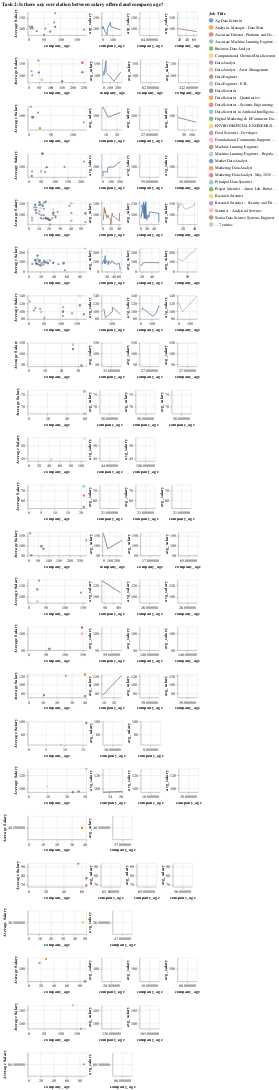

This figure's notebook cell:
### Markdown cell above
**Task/Question 2**: Is there any correlation between the salary offered and the company's age, and if so, what type of correlation? The analysis in this visualization aims to guide these observations with a breakdown by job sectors.

### Code cell
# Function to get the top 3 job titles for each sector
def get_top_titles(df, n=3):
    # Group by 'Sector' and 'Job Title', then count the occurrences
    sector_job_counts = df.groupby(['Sector', 'Job Title']).size().reset_index(name='counts')
    
    # Sort and take the top n titles per sector
    top_titles = sector_job_counts.sort_values(['Sector', 'counts'], ascending=[True, False]) \
                                  .groupby('Sector').head(n)
    return top_titles

# Apply the function to df_2
top_titles = get_top_titles(df)

# Merge with the original DataFrame to filter only the top job titles
df_top_titles = pd.merge(df, top_titles, on=['Sector', 'Job Title'])

# Define a selection that will be shared within each row based on the y-axis
brush = alt.selection_interval(encodings=['y'], resolve='global')
brush_x = alt.selection_interval(encodings = ['x'], resolve = 'global')

# Scatter plot base
scatter_base = alt.Chart().mark_circle().encode(
    x='company_age:Q',
    y=alt.Y('avg_salary:Q', title='Average Salary', scale=alt.Scale(zero=False)),
    color=alt.condition(brush, 'Job Title:N', alt.value('lightgrey')),
    tooltip=['Sector:N', 'company_age:Q', 'avg_salary:Q']
).properties(
    width=150,
    height=60,
).add_params(
    brush,
    brush_x
)

# Line chart for each job title
def line_chart(source, title):
    return alt.Chart(source).mark_line().encode(
        x='company_age:Q',
        y=alt.Y('avg_salary:Q', scale=alt.Scale(zero=False)),
        color=alt.condition(brush, 'Job Title:N', alt.value('lightgrey')),
        tooltip=['Sector:N', 'company_age:Q', 'avg_salary:Q']
    ).transform_filter(
        alt.datum['Job Title'] == title
    ).properties(
        width=50,
        height=60
    ).add_params(
        brush
    )

# Create dropdown for sector selection
sector_dropdown = alt.binding_select(options=df['Sector'].unique())
sector_selection = alt.selection_point(fields=['Sector'], bind=sector_dropdown, name="Select")

# Final chart
final_chart = alt.vconcat(data=df_top_titles)

# Add plots for each sector and top 3 job titles
for sector in df['Sector'].unique():
    sector_df = df_top_titles[df_top_titles['Sector'] == sector]
    top_titles = sector_df['Job Title'].unique()[:3]
    
    # Create scatter and line plots
    scatter_plot = scatter_base.encode().transform_filter(alt.datum.Sector == sector)
    line_plots = [line_chart(sector_df, title) for title in top_titles]
    
    # Combine scatter and line plots horizontally
    combined_plots = alt.hconcat(scatter_plot, *line_plots, spacing=0).resolve_scale(y='shared')
    
    # Add to final chart
    final_chart &= combined_plots

# Add sector selection to the final chart
scatter_matrix = final_chart.properties(title = 'Task 2: Is there any correlation between salary offered and company age?').add_params(sector_selection).transform_filter(sector_selection)

scatter_matrix
